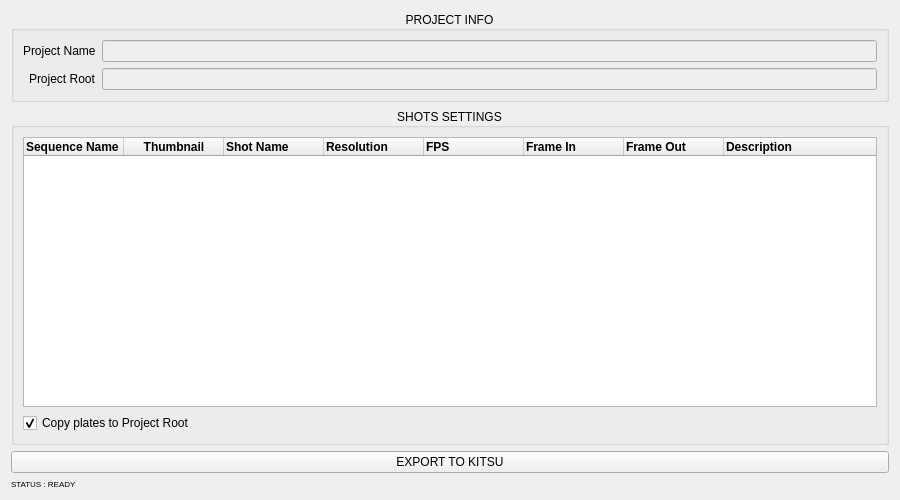
<?xml version="1.0" encoding="UTF-8"?>
<ui version="4.0">
 <class>Form</class>
 <widget class="QWidget" name="Form">
  <property name="windowModality">
   <enum>Qt::NonModal</enum>
  </property>
  <property name="geometry">
   <rect>
    <x>0</x>
    <y>0</y>
    <width>900</width>
    <height>500</height>
   </rect>
  </property>
  <property name="baseSize">
   <size>
    <width>900</width>
    <height>500</height>
   </size>
  </property>
  <property name="windowTitle">
   <string>Form</string>
  </property>
  <layout class="QVBoxLayout" name="verticalLayout">
   <item>
    <widget class="QGroupBox" name="groupBox">
     <property name="title">
      <string>PROJECT INFO</string>
     </property>
     <property name="alignment">
      <set>Qt::AlignCenter</set>
     </property>
     <layout class="QVBoxLayout" name="verticalLayout_2">
      <item>
       <layout class="QFormLayout" name="form_layout">
        <property name="labelAlignment">
         <set>Qt::AlignRight|Qt::AlignTrailing|Qt::AlignVCenter</set>
        </property>
        <item row="0" column="0">
         <widget class="QLabel" name="label_4">
          <property name="text">
           <string>Project Name</string>
          </property>
         </widget>
        </item>
        <item row="1" column="0">
         <widget class="QLabel" name="label_7">
          <property name="text">
           <string>Project Root</string>
          </property>
         </widget>
        </item>
        <item row="1" column="1">
         <widget class="QLineEdit" name="projectRoot">
          <property name="enabled">
           <bool>false</bool>
          </property>
         </widget>
        </item>
        <item row="0" column="1">
         <widget class="QLineEdit" name="project">
          <property name="enabled">
           <bool>false</bool>
          </property>
         </widget>
        </item>
       </layout>
      </item>
     </layout>
    </widget>
   </item>
   <item>
    <widget class="QGroupBox" name="groupBox_2">
     <property name="title">
      <string>SHOTS SETTINGS</string>
     </property>
     <property name="alignment">
      <set>Qt::AlignCenter</set>
     </property>
     <layout class="QVBoxLayout" name="verticalLayout_3">
      <item>
       <widget class="QTableWidget" name="tableWidget">
        <property name="baseSize">
         <size>
          <width>900</width>
          <height>350</height>
         </size>
        </property>
        <property name="layoutDirection">
         <enum>Qt::LeftToRight</enum>
        </property>
        <property name="selectionMode">
         <enum>QAbstractItemView::NoSelection</enum>
        </property>
        <attribute name="horizontalHeaderVisible">
         <bool>true</bool>
        </attribute>
        <attribute name="horizontalHeaderShowSortIndicator" stdset="0">
         <bool>true</bool>
        </attribute>
        <attribute name="horizontalHeaderStretchLastSection">
         <bool>true</bool>
        </attribute>
        <attribute name="verticalHeaderVisible">
         <bool>false</bool>
        </attribute>
        <column>
         <property name="text">
          <string>Sequence Name</string>
         </property>
         <property name="font">
          <font>
           <weight>75</weight>
           <bold>true</bold>
          </font>
         </property>
         <property name="textAlignment">
          <set>AlignLeading|AlignVCenter</set>
         </property>
        </column>
        <column>
         <property name="text">
          <string>Thumbnail</string>
         </property>
         <property name="font">
          <font>
           <weight>75</weight>
           <bold>true</bold>
          </font>
         </property>
        </column>
        <column>
         <property name="text">
          <string>Shot Name</string>
         </property>
         <property name="font">
          <font>
           <weight>75</weight>
           <bold>true</bold>
          </font>
         </property>
         <property name="textAlignment">
          <set>AlignLeading|AlignVCenter</set>
         </property>
        </column>
        <column>
         <property name="text">
          <string>Resolution</string>
         </property>
         <property name="font">
          <font>
           <weight>75</weight>
           <bold>true</bold>
          </font>
         </property>
         <property name="textAlignment">
          <set>AlignLeading|AlignVCenter</set>
         </property>
        </column>
        <column>
         <property name="text">
          <string>FPS</string>
         </property>
         <property name="font">
          <font>
           <weight>75</weight>
           <bold>true</bold>
          </font>
         </property>
         <property name="textAlignment">
          <set>AlignLeading|AlignVCenter</set>
         </property>
        </column>
        <column>
         <property name="text">
          <string>Frame In</string>
         </property>
         <property name="font">
          <font>
           <weight>75</weight>
           <bold>true</bold>
          </font>
         </property>
         <property name="textAlignment">
          <set>AlignLeading|AlignVCenter</set>
         </property>
        </column>
        <column>
         <property name="text">
          <string>Frame Out</string>
         </property>
         <property name="font">
          <font>
           <weight>75</weight>
           <bold>true</bold>
          </font>
         </property>
         <property name="textAlignment">
          <set>AlignLeading|AlignVCenter</set>
         </property>
        </column>
        <column>
         <property name="text">
          <string>Description</string>
         </property>
         <property name="font">
          <font>
           <weight>75</weight>
           <bold>true</bold>
          </font>
         </property>
         <property name="textAlignment">
          <set>AlignLeading|AlignVCenter</set>
         </property>
        </column>
       </widget>
      </item>
      <item>
       <widget class="QCheckBox" name="export_to_root">
        <property name="text">
         <string>Copy plates to Project Root</string>
        </property>
        <property name="checked">
         <bool>true</bool>
        </property>
       </widget>
      </item>
     </layout>
    </widget>
   </item>
   <item>
    <layout class="QHBoxLayout" name="horizontalLayout_2">
     <item>
      <widget class="QPushButton" name="export_button">
       <property name="text">
        <string>EXPORT TO KITSU</string>
       </property>
      </widget>
     </item>
    </layout>
   </item>
   <item>
    <widget class="QLabel" name="status_text">
     <property name="styleSheet">
      <string notr="true">font-size:8px</string>
     </property>
     <property name="text">
      <string>STATUS : READY</string>
     </property>
    </widget>
   </item>
  </layout>
 </widget>
 <resources/>
 <connections/>
</ui>
